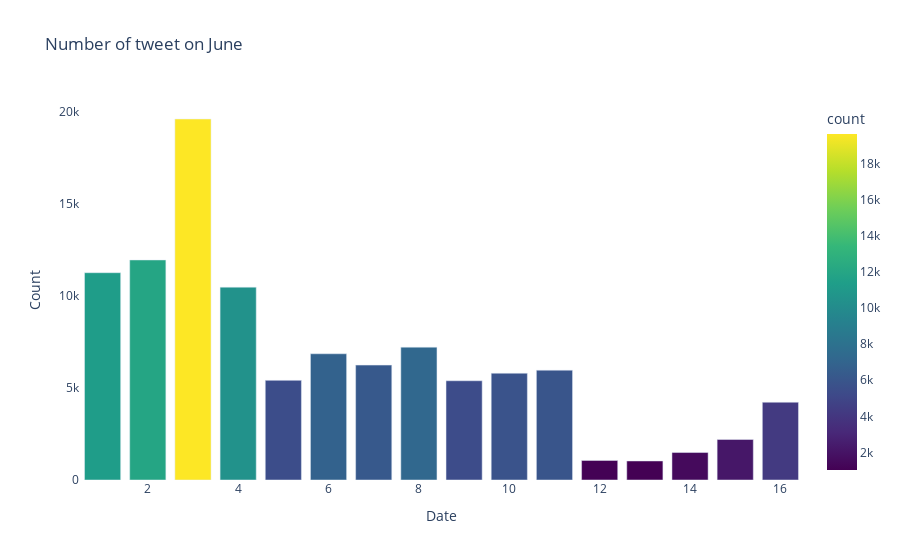

Source (notebook cell):
### Code cell
fig = px.bar(june_tweet_num, x="tweet_date", y="count", title='Number of tweet on June',color='count'
             ,color_continuous_scale=px.colors.sequential.Viridis)
fig.update_xaxes(title='Date')
fig.update_yaxes(title='Count')
fig.update_layout(plot_bgcolor='rgba(0, 0, 0, 0)')
fig.show()

### Figure 1 — Plotly figure (JSON) as saved in the notebook; plotly's stock layout.template omitted (floating-point values rounded to 4 significant figures)
{"data": [{"alignmentgroup": "True", "hovertemplate": "tweet_date=%{x}<br>count=%{marker.color}<extra></extra>", "legendgroup": "", "marker": {"color": [11272, 11965, 19630, 10487, 5418, 6864, 6248, 7224, 5397, 5807, 5973, 1064, 1034, 1494, 2202, 4229], "coloraxis": "coloraxis", "pattern": {"shape": ""}}, "name": "", "offsetgroup": "", "orientation": "v", "showlegend": false, "textposition": "auto", "type": "bar", "x": [1, 2, 3, 4, 5, 6, 7, 8, 9, 10, 11, 12, 13, 14, 15, 16], "xaxis": "x", "y": [11272, 11965, 19630, 10487, 5418, 6864, 6248, 7224, 5397, 5807, 5973, 1064, 1034, 1494, 2202, 4229], "yaxis": "y"}], "layout": {"barmode": "relative", "coloraxis": {"colorbar": {"title": {"text": "count"}}, "colorscale": [[0, "#440154"], [0.1111, "#482878"], [0.2222, "#3e4989"], [0.3333, "#31688e"], [0.4444, "#26828e"], [0.5556, "#1f9e89"], [0.6667, "#35b779"], [0.7778, "#6ece58"], [0.8889, "#b5de2b"], [1, "#fde725"]]}, "legend": {"tracegroupgap": 0}, "plot_bgcolor": "rgba(0, 0, 0, 0)", "title": {"text": "Number of tweet on June"}, "xaxis": {"anchor": "y", "domain": [0, 1], "title": {"text": "Date"}}, "yaxis": {"anchor": "x", "domain": [0, 1], "title": {"text": "Count"}}}}
